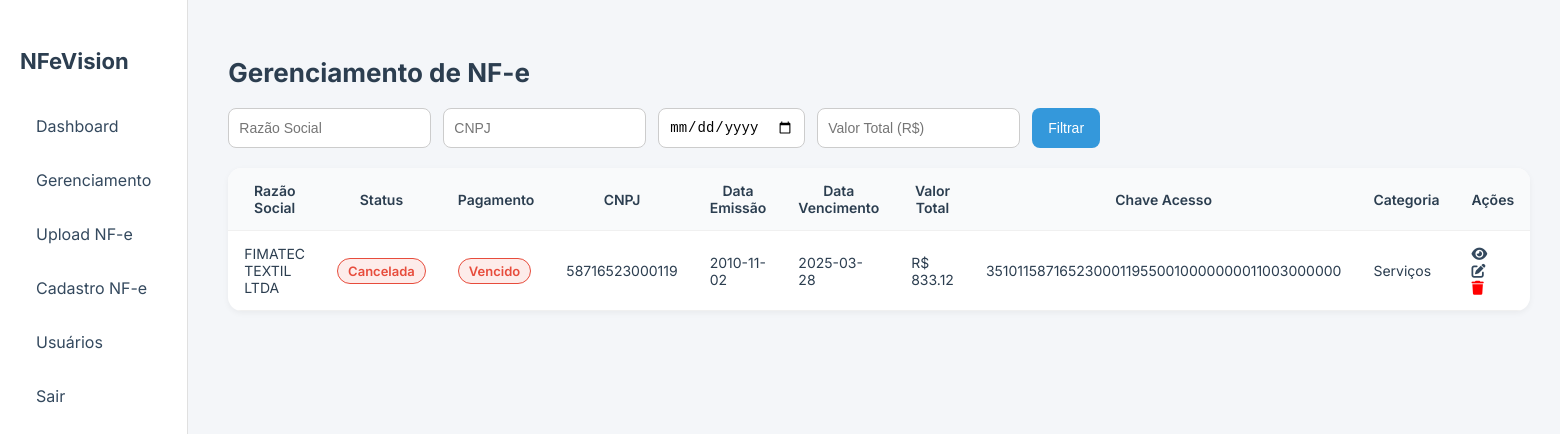
Screenshot of /gerenciamento (signed in) with the database file from the repository.
### tables this page shows
CREATE TABLE notas_fiscais (id INTEGER PRIMARY KEY AUTOINCREMENT, usuario_id INTEGER, status TEXT, pagamento TEXT, cnpj_emitente TEXT, razao_social TEXT, data_emissao TEXT, data_vencimento TEXT, valor_total REAL, chave_acesso TEXT UNIQUE, data_referencia TEXT NOT NULL, categoria TEXT, FOREIGN KEY (usuario_id) REFERENCES usuarios (id));

### app.py (the view)
@app.route('/gerenciamento')
def gerenciamento():
    if 'usuario_id' not in session:
        return redirect(url_for('login'))
    razao_social = request.args.get('razao_social', '')
    cnpj = request.args.get('cnpj', '')
    data_inicio = request.args.get('data_inicio', '')
    valor_total = request.args.get('valor_total', '')
    query = '''SELECT id, razao_social, status, pagamento, cnpj_emitente, data_emissao, data_vencimento,
                valor_total, chave_acesso, categoria
               FROM notas_fiscais WHERE usuario_id = ?'''
    params = [session['usuario_id']]
    if razao_social:
        query += ' AND razao_social LIKE ?'
        params.append(f'%{razao_social}%')
    if cnpj:
        query += ' AND cnpj_emitente LIKE ?'
        params.append(f'%{cnpj}%')
    if data_inicio:
        query += ' AND DATE(data_emissao) >= DATE(?)'
        params.append(data_inicio)
    if valor_total:
        query += ' AND valor_total = ?'
        params.append(valor_total)
    query += ' ORDER BY data_emissao DESC'
    with sqlite3.connect('nfe.db') as conn:
        c = conn.cursor()
        c.execute(query, params)
        notas = c.fetchall()
    return render_template('gerenciamento.html', notas=notas)

### templates/gerenciamento.html (shortened to what this page needs)
<!DOCTYPE html>
<html lang="pt-br">
<head>
  <link rel="stylesheet" href="https://cdnjs.cloudflare.com/ajax/libs/font-awesome/6.5.0/css/all.min.css">
</head>
<body>
  <aside>
    <div>
      <h2>NFeVision</h2>
      <nav>
        <a href="/">Dashboard</a>
        <a href="/gerenciamento">Gerenciamento</a>
        <a href="/upload">Upload NF-e</a>
        <a href="/cadastro_manual">Cadastro NF-e</a>
        <a href="/admin/usuarios">Usuários</a>
        <a href="/logout">Sair</a>      </nav>
    </div>
  </aside>
  <main>
    <div class="header">
      <h1>Gerenciamento de NF-e</h1>
    </div>
    <form method="GET" class="filters" style="margin-bottom: 20px;">
      <input type="text" name="razao_social" placeholder="Razão Social" value="{{ request.args.get('razao_social', '') }}">
      <input type="text" name="cnpj" placeholder="CNPJ" value="{{ request.args.get('cnpj', '') }}">
      <input type="date" name="data_inicio" value="{{ request.args.get('data_inicio', '') }}">
      <input type="number" name="valor_total" placeholder="Valor Total (R$)" step="0.01" value="{{ request.args.get('valor_total', '') }}">
      <button type="submit" class="export-btn">Filtrar</button>
    </form>
    <table>
      <thead>
        <tr>
          <th>Razão Social</th>
          <th>Status</th>
          <th>Pagamento</th>
          <th>CNPJ</th>
          <th>Data Emissão</th>
          <th>Data Vencimento</th>
          <th>Valor Total</th>
          <th>Chave Acesso</th>
          <th>Categoria</th>
          <th>Ações</th>
        </tr>
      </thead>
      <tbody>
        {% for nota in notas %}
        <tr>
          <td>{{ nota[1] }}</td>
          <td><span class="status-{{ nota[2] }}">{{ nota[2].capitalize() }}</span></td>
          <td><span class="pagamento-{{ nota[3] }}">{{ nota[3].capitalize() }}</span></td>
          <td>{{ nota[4] }}</td>
          <td>{{ nota[5] }}</td>
          <td>{{ nota[6] }}</td>
          <td>R$ {{ nota[7] }}</td>
          <td>{{ nota[8] }}</td>
          <td>{{ nota[9] }}</td>
          <td class="acoes">
            <i class="fa-solid fa-eye" onclick="verItens('{{ nota[0] }}')" title="Ver Itens"></i>
            <a href="/nota/{{ nota[0] }}/editar" title="Editar"><i class="fa-solid fa-pen-to-square"></i></a>
            <a href="/nota/{{ nota[0] }}/excluir" onclick="return confirm('Tem certeza que deseja excluir esta nota?');" title="Excluir">
              <i class="fa-solid fa-trash" style="color: red;"></i>
            </a>
          </td>
        </tr>
        {% endfor %}
      </tbody>
    </table>
  </main>
</body>
</html>

### templates/gerenciamento.html (style rules this page uses)
body { margin: 0; font-family: 'Inter', sans-serif; background-color: #f4f6f9; display: flex; }
aside { width: 240px; background-color: #ffffff; border-right: 1px solid #e0e0e0; padding: 30px 20px; display: flex; flex-direction: column; justify-content: space-between; height: 100vh; }
aside h2 { font-size: 22px; margin-bottom: 30px; color: #2c3e50; }
aside nav a { display: block; padding: 12px 16px; border-radius: 8px; margin-bottom: 10px; color: #34495e; text-decoration: none; transition: background-color 0.2s; }
main { flex: 1; padding: 40px; }
.header h1 { font-size: 26px; margin-bottom: 20px; color: #2c3e50; }
.filters { display: flex; gap: 12px; margin-bottom: 20px; }
.filters input, .filters select { padding: 10px; border-radius: 8px; border: 1px solid #ccc; font-size: 14px; }
.export-btn { background: #3498db; color: white; padding: 10px 16px; border: none; border-radius: 8px; cursor: pointer; font-size: 14px; float: right; }
table { width: 100%; border-collapse: collapse; background-color: #ffffff; border-radius: 14px; overflow: hidden; box-shadow: 0 2px 6px rgba(0,0,0,0.05); }
th, td { padding: 14px 16px; border-bottom: 1px solid #f0f0f0; font-size: 14px; color: #2c3e50; }
th { background-color: #f9fafb; font-weight: 600; }
.acoes i { margin-right: 12px; cursor: pointer; color: #34495e; }
.status-Pendente, .status-Verificada, .status-Arquivada, .status-Cancelada, .pagamento-Pendente, .pagamento-Pago, .pagamento-Parcial, .pagamento-Vencido { border-radius: 999px; padding: 4px 10px; font-weight: 600; font-size: 13px; display: inline-block; }
.status-Cancelada { background-color: #fdecea; color: #e74c3c; border: 1px solid #e74c3c; }
.pagamento-Vencido { background-color: #fdecea; color: #e74c3c; border: 1px solid #e74c3c; }

### rows the page displays
notas_fiscais: razao_social "FIMATEC TEXTIL LTDA", status "Cancelada", pagamento "Vencido", cnpj_emitente "58716523000119", data_emissao "2010-11-02", data_vencimento "2025-03-28", valor_total "833.12", chave_acesso "35101158716523000119550010000000011003000000", categoria "Serviços"
